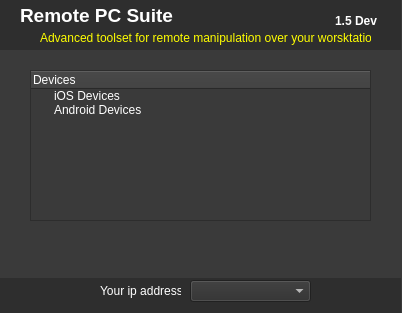
<?xml version="1.0" encoding="UTF-8"?>
<ui version="4.0">
 <class>DialogClass</class>
 <widget class="QDialog" name="DialogClass">
  <property name="geometry">
   <rect>
    <x>0</x>
    <y>0</y>
    <width>402</width>
    <height>313</height>
   </rect>
  </property>
  <property name="sizePolicy">
   <sizepolicy hsizetype="Fixed" vsizetype="Fixed">
    <horstretch>0</horstretch>
    <verstretch>0</verstretch>
   </sizepolicy>
  </property>
  <property name="minimumSize">
   <size>
    <width>402</width>
    <height>313</height>
   </size>
  </property>
  <property name="maximumSize">
   <size>
    <width>402</width>
    <height>313</height>
   </size>
  </property>
  <property name="windowTitle">
   <string>Remote PC Suite</string>
  </property>
  <property name="styleSheet">
   <string>background-color: rgb(58,58,58);
selection-background-color: rgb(67, 67, 67);
color: rgb(255, 255, 255);
</string>
  </property>
  <widget class="QWidget" name="widget" native="true">
   <property name="geometry">
    <rect>
     <x>0</x>
     <y>277</y>
     <width>401</width>
     <height>81</height>
    </rect>
   </property>
   <property name="styleSheet">
    <string notr="true">background-color: rgb(46, 46, 46);</string>
   </property>
   <widget class="QComboBox" name="endpoints_">
    <property name="geometry">
     <rect>
      <x>190</x>
      <y>3</y>
      <width>121</width>
      <height>22</height>
     </rect>
    </property>
    <property name="styleSheet">
     <string notr="true"/>
    </property>
    <property name="frame">
     <bool>true</bool>
    </property>
   </widget>
  </widget>
  <widget class="QWidget" name="widget_2" native="true">
   <property name="geometry">
    <rect>
     <x>0</x>
     <y>0</y>
     <width>401</width>
     <height>50</height>
    </rect>
   </property>
   <property name="styleSheet">
    <string>background-color: rgb(46, 46, 46);
border:none;</string>
   </property>
  </widget>
  <widget class="QTreeWidget" name="connections_">
   <property name="geometry">
    <rect>
     <x>30</x>
     <y>70</y>
     <width>341</width>
     <height>151</height>
    </rect>
   </property>
   <property name="styleSheet">
    <string notr="true"/>
   </property>
   <property name="frameShadow">
    <enum>QFrame::Sunken</enum>
   </property>
   <attribute name="headerVisible">
    <bool>true</bool>
   </attribute>
   <attribute name="headerCascadingSectionResizes">
    <bool>false</bool>
   </attribute>
   <attribute name="headerShowSortIndicator" stdset="0">
    <bool>false</bool>
   </attribute>
   <column>
    <property name="text">
     <string>Devices</string>
    </property>
   </column>
   <item>
    <property name="text">
     <string>iOS Devices</string>
    </property>
   </item>
   <item>
    <property name="text">
     <string>Android Devices</string>
    </property>
   </item>
  </widget>
  <widget class="QPushButton" name="pushButton">
   <property name="enabled">
    <bool>true</bool>
   </property>
   <property name="geometry">
    <rect>
     <x>330</x>
     <y>230</y>
     <width>35</width>
     <height>25</height>
    </rect>
   </property>
   <property name="toolTip">
    <string/>
   </property>
   <property name="styleSheet">
    <string>background-image: url(:/Resources/ButtonNarrow.png); 
border: none;
color: rgb(255, 255, 255);
font: bold 8pt &quot;MS Shell Dlg 2&quot;;
image: url(:/Resources/SettingsIcon.png); </string>
   </property>
   <property name="text">
    <string/>
   </property>
  </widget>
  <widget class="QLabel" name="label">
   <property name="geometry">
    <rect>
     <x>100</x>
     <y>283</y>
     <width>81</width>
     <height>16</height>
    </rect>
   </property>
   <property name="styleSheet">
    <string>background-color: rgb(46, 46, 46);</string>
   </property>
   <property name="text">
    <string>Your ip address:</string>
   </property>
  </widget>
  <widget class="QPushButton" name="pushButton_2">
   <property name="enabled">
    <bool>true</bool>
   </property>
   <property name="geometry">
    <rect>
     <x>80</x>
     <y>230</y>
     <width>35</width>
     <height>25</height>
    </rect>
   </property>
   <property name="toolTip">
    <string/>
   </property>
   <property name="styleSheet">
    <string>background-image: url(:/Resources/ButtonNarrow.png); 
border: none;
color: rgb(255, 255, 255);
font: bold 8pt &quot;MS Shell Dlg 2&quot;;
image: url(:/Resources/HelpIcon.png);</string>
   </property>
   <property name="text">
    <string/>
   </property>
  </widget>
  <widget class="QPushButton" name="pushButton_3">
   <property name="geometry">
    <rect>
     <x>40</x>
     <y>230</y>
     <width>35</width>
     <height>25</height>
    </rect>
   </property>
   <property name="toolTip">
    <string/>
   </property>
   <property name="styleSheet">
    <string>QPushButton {
	background-image: url(:/Resources/ButtonNarrow.png); 
	border: none;
	color: rgb(255, 255, 255);
	font: bold 8pt &quot;MS Shell Dlg 2&quot;;
	image: url(:/Resources/AboutIcon.png);
}</string>
   </property>
   <property name="text">
    <string/>
   </property>
  </widget>
  <widget class="QLabel" name="label_2">
   <property name="geometry">
    <rect>
     <x>20</x>
     <y>0</y>
     <width>171</width>
     <height>31</height>
    </rect>
   </property>
   <property name="font">
    <font>
     <pointsize>14</pointsize>
     <weight>75</weight>
     <bold>true</bold>
    </font>
   </property>
   <property name="styleSheet">
    <string>background-color: rgb(46, 46, 46);</string>
   </property>
   <property name="text">
    <string>Remote PC Suite</string>
   </property>
  </widget>
  <widget class="QLabel" name="label_3">
   <property name="geometry">
    <rect>
     <x>40</x>
     <y>30</y>
     <width>331</width>
     <height>16</height>
    </rect>
   </property>
   <property name="styleSheet">
    <string>color: rgb(255, 255, 0);
background-color: rgb(46, 46, 46);</string>
   </property>
   <property name="text">
    <string>Advanced toolset for remote manipulation over your worsktation.</string>
   </property>
  </widget>
  <widget class="QLabel" name="version_">
   <property name="geometry">
    <rect>
     <x>335</x>
     <y>10</y>
     <width>51</width>
     <height>21</height>
    </rect>
   </property>
   <property name="font">
    <font>
     <weight>75</weight>
     <bold>true</bold>
    </font>
   </property>
   <property name="styleSheet">
    <string>background-color: rgb(46, 46, 46);</string>
   </property>
   <property name="text">
    <string>1.5 Dev</string>
   </property>
  </widget>
  <widget class="QPushButton" name="pushButton_4">
   <property name="enabled">
    <bool>true</bool>
   </property>
   <property name="geometry">
    <rect>
     <x>230</x>
     <y>230</y>
     <width>35</width>
     <height>25</height>
    </rect>
   </property>
   <property name="toolTip">
    <string/>
   </property>
   <property name="styleSheet">
    <string notr="true">QPushButton {
	background-image: url(:/Resources/ButtonNarrow.png); 
	border: none;
	color: rgb(255, 255, 255);
	font: bold 8pt &quot;MS Shell Dlg 2&quot;;
	image: url(:/Resources/DisconnectIcon.png);
}
</string>
   </property>
   <property name="text">
    <string/>
   </property>
   <property name="checkable">
    <bool>false</bool>
   </property>
  </widget>
  <widget class="Line" name="line_4">
   <property name="geometry">
    <rect>
     <x>0</x>
     <y>260</y>
     <width>401</width>
     <height>18</height>
    </rect>
   </property>
   <property name="styleSheet">
    <string>background-image: url(:/Resources/SeparatorBottom.png); 
border: none;</string>
   </property>
   <property name="orientation">
    <enum>Qt::Horizontal</enum>
   </property>
  </widget>
  <widget class="Line" name="line_5">
   <property name="geometry">
    <rect>
     <x>0</x>
     <y>50</y>
     <width>401</width>
     <height>18</height>
    </rect>
   </property>
   <property name="styleSheet">
    <string>background-image: url(:/Resources/SeparatorTop.png); 
border: none;</string>
   </property>
   <property name="orientation">
    <enum>Qt::Horizontal</enum>
   </property>
  </widget>
  <widget class="QPushButton" name="pushButton_5">
   <property name="enabled">
    <bool>true</bool>
   </property>
   <property name="geometry">
    <rect>
     <x>290</x>
     <y>230</y>
     <width>35</width>
     <height>25</height>
    </rect>
   </property>
   <property name="toolTip">
    <string/>
   </property>
   <property name="styleSheet">
    <string>background-image: url(:/Resources/ButtonNarrow.png); 
border: none;
color: rgb(255, 255, 255);
font: bold 8pt &quot;MS Shell Dlg 2&quot;;
image: url(:/Resources/UsersIcon.png); 
</string>
   </property>
   <property name="text">
    <string/>
   </property>
  </widget>
 </widget>
 <layoutdefault spacing="6" margin="11"/>
 <tabstops>
  <tabstop>connections_</tabstop>
  <tabstop>pushButton_3</tabstop>
  <tabstop>pushButton_2</tabstop>
  <tabstop>pushButton_4</tabstop>
  <tabstop>pushButton</tabstop>
  <tabstop>endpoints_</tabstop>
 </tabstops>
 <resources/>
 <connections>
  <connection>
   <sender>pushButton</sender>
   <signal>clicked()</signal>
   <receiver>DialogClass</receiver>
   <slot>settings()</slot>
   <hints>
    <hint type="sourcelabel">
     <x>386</x>
     <y>238</y>
    </hint>
    <hint type="destinationlabel">
     <x>294</x>
     <y>232</y>
    </hint>
   </hints>
  </connection>
  <connection>
   <sender>pushButton_4</sender>
   <signal>clicked()</signal>
   <receiver>DialogClass</receiver>
   <slot>disconnect()</slot>
   <hints>
    <hint type="sourcelabel">
     <x>264</x>
     <y>241</y>
    </hint>
    <hint type="destinationlabel">
     <x>281</x>
     <y>226</y>
    </hint>
   </hints>
  </connection>
  <connection>
   <sender>pushButton_3</sender>
   <signal>clicked()</signal>
   <receiver>DialogClass</receiver>
   <slot>about()</slot>
   <hints>
    <hint type="sourcelabel">
     <x>71</x>
     <y>241</y>
    </hint>
    <hint type="destinationlabel">
     <x>27</x>
     <y>239</y>
    </hint>
   </hints>
  </connection>
  <connection>
   <sender>pushButton_2</sender>
   <signal>clicked()</signal>
   <receiver>DialogClass</receiver>
   <slot>help()</slot>
   <hints>
    <hint type="sourcelabel">
     <x>95</x>
     <y>237</y>
    </hint>
    <hint type="destinationlabel">
     <x>14</x>
     <y>156</y>
    </hint>
   </hints>
  </connection>
  <connection>
   <sender>pushButton_5</sender>
   <signal>clicked()</signal>
   <receiver>DialogClass</receiver>
   <slot>showUsersMng()</slot>
   <hints>
    <hint type="sourcelabel">
     <x>308</x>
     <y>244</y>
    </hint>
    <hint type="destinationlabel">
     <x>179</x>
     <y>239</y>
    </hint>
   </hints>
  </connection>
 </connections>
 <slots>
  <slot>settings()</slot>
  <slot>help()</slot>
  <slot>disconnect()</slot>
  <slot>about()</slot>
  <slot>showUsersMng()</slot>
 </slots>
</ui>
